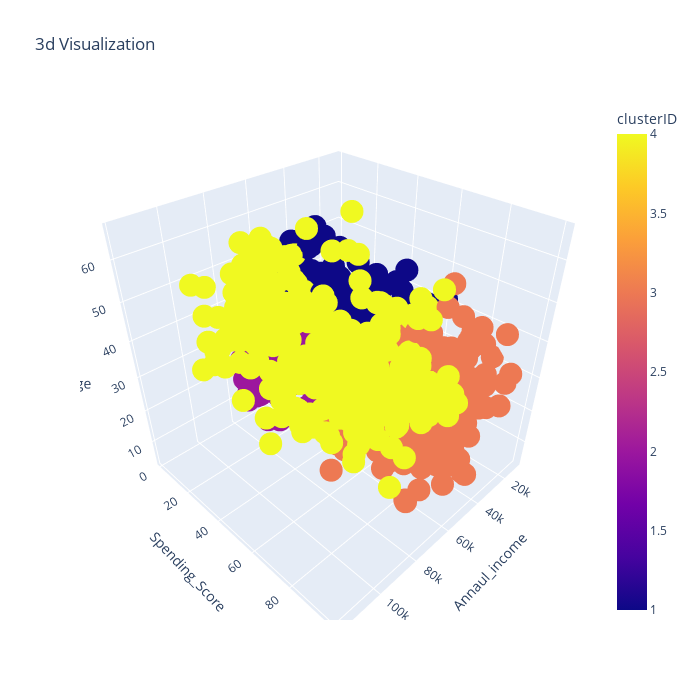

The notebook cell this image was saved under:
### Code cell
fig=px.scatter_3d(df,x='Annual_Income',y='Spending_Score',z='Age',color='clusterID',hover_name='CustomerID',title='3d Visualization')
fig.update_layout(scene=dict(xaxis_title='Annaul_income',yaxis_title='Spending_Score',zaxis_title='Age'),width=700,height=700)
fig.show()

### Figure 1 — Plotly figure (JSON) as saved in the notebook; plotly's stock layout.template omitted (floating-point values rounded to 4 significant figures; data arrays with more than 128 entries replaced by an {"elided": "..."} marker saying what was removed)
{"data": [{"hovertemplate": "<b>%{hovertext}</b><br><br>Annual_Income=%{x}<br>Spending_Score=%{y}<br>Age=%{z}<br>clusterID=%{marker.color}<extra></extra>", "hovertext": {"elided": "1000 int values"}, "legendgroup": "", "marker": {"color": {"elided": "1000 int values"}, "coloraxis": "coloraxis", "symbol": "circle"}, "mode": "markers", "name": "", "scene": "scene", "showlegend": false, "type": "scatter3d", "x": {"elided": "1000 int values"}, "y": {"elided": "1000 float values"}, "z": {"elided": "1000 int values"}}], "layout": {"coloraxis": {"colorbar": {"title": {"text": "clusterID"}}, "colorscale": [[0, "#0d0887"], [0.1111, "#46039f"], [0.2222, "#7201a8"], [0.3333, "#9c179e"], [0.4444, "#bd3786"], [0.5556, "#d8576b"], [0.6667, "#ed7953"], [0.7778, "#fb9f3a"], [0.8889, "#fdca26"], [1, "#f0f921"]]}, "height": 700, "legend": {"tracegroupgap": 0}, "scene": {"domain": {"x": [0, 1], "y": [0, 1]}, "xaxis": {"title": {"text": "Annaul_income"}}, "yaxis": {"title": {"text": "Spending_Score"}}, "zaxis": {"title": {"text": "Age"}}}, "title": {"text": "3d Visualization"}, "width": 700}}
